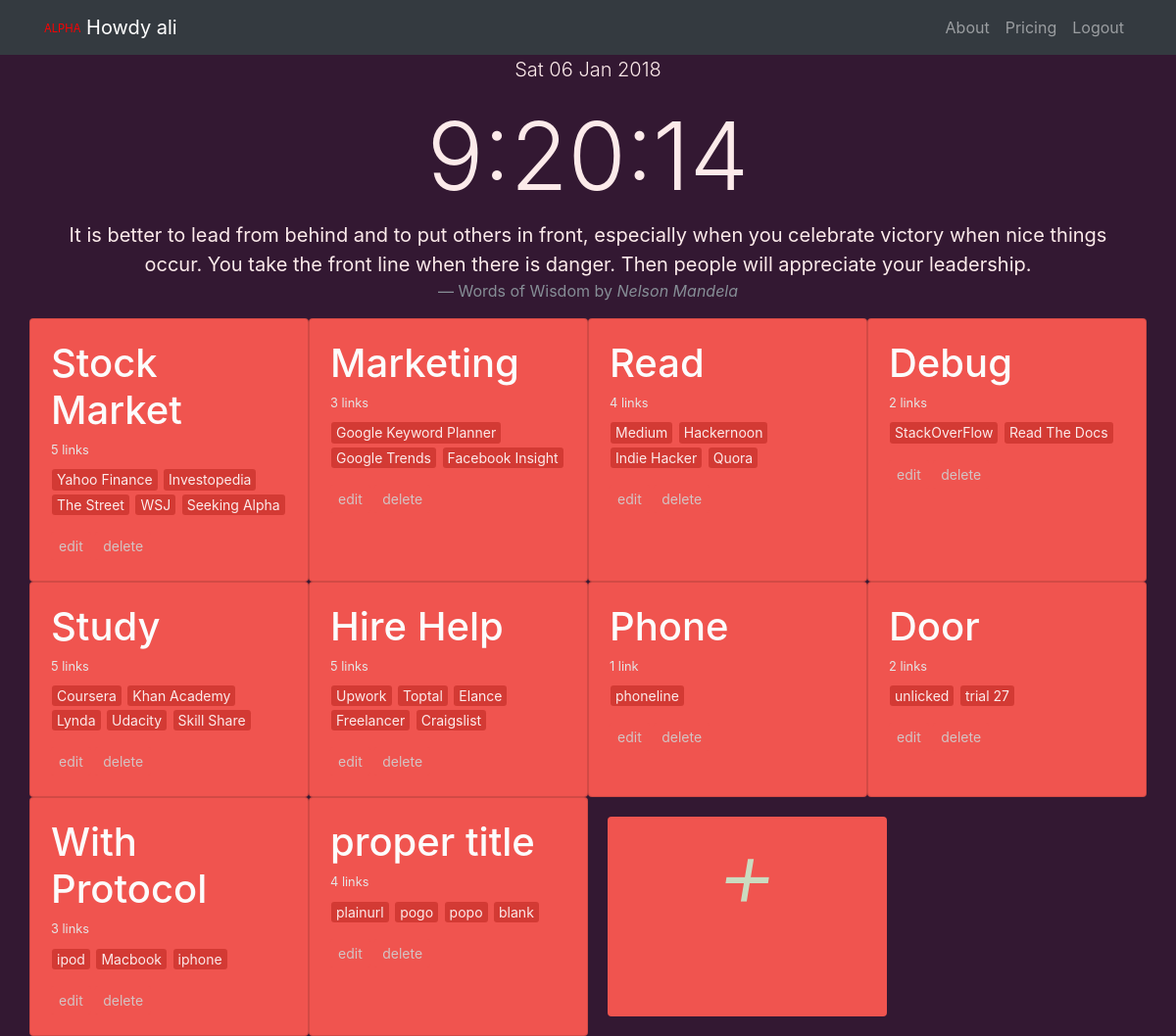
Screenshot of / (signed in) with the database file from the repository.
### core/models.py (models this page shows, shortened)
class group(models.Model):
	user			=		models.ForeignKey(settings.AUTH_USER_MODEL, default=1, on_delete=models.CASCADE)
	slug			=		models.SlugField(unique=True)
	group_name		=		models.CharField(max_length=50, blank=False, null=False, default=suggest_group())
	timestamp		=		models.DateTimeField(auto_now=False, auto_now_add=True)
	updated			=		models.DateTimeField(auto_now=True, auto_now_add=False)
	def get_edit_url(self):
		return reverse("user:card_edit", kwargs={"slug" : self.slug})
	def get_delete_url(self):
		return reverse('user:card_delete', kwargs={"slug" : self.slug})
	class Meta:
		ordering 	=		["-timestamp", "-updated"]

class linklist(models.Model):
	WEB_PROTOCOL = (
		("HTTP://", 'HTTP'),
		("HTTPS://", 'HTTPS'),
		)
	user 			=		models.ForeignKey(settings.AUTH_USER_MODEL, default=1,on_delete=models.CASCADE)
	title			=		models.CharField(max_length=50, blank=False, null=False)
	protocol		=		models.CharField(max_length=10, choices=WEB_PROTOCOL, default=WEB_PROTOCOL[0][0])
	link 			=		models.CharField(max_length=100, blank=False, null=False)
	card			=		models.ForeignKey('group', related_name='card_content', on_delete=models.CASCADE, default=1)
	visit_count		=		models.IntegerField(default=0)
	timestamp		=		models.DateTimeField(auto_now=False, auto_now_add=True)
	updated			=		models.DateTimeField(auto_now=True, auto_now_add=False)
	class Meta:
		ordering	=		["-timestamp", "-updated"]

### core/views.py (the view)
# urls.py: path('', views.index, name='home'),
def index(request):
	dbug = settings.DEBUG
	today = datetime.today()
	if request.user.is_authenticated:
		pass
	else:
		return redirect('landing')
	created_groups = group.objects.filter(user=request.user).annotate(group__count=Count('card_content'))
	created_links = linklist.objects.filter(user=request.user)
	context = {
		"groups" : created_groups,
		'links' : created_links,
		"today" : today,
		'dbug' : dbug,
	}
	return render(request, 'core/user_home.html', context)

### core/templates/core/user_home.html (shortened to what this page needs)
{% extends 'index.html' %}
{% load static %}
{% block bodytag %}
onload="startTime()"
{% endblock %}
	{% block content_1 %}
	<div class="container">
		<div class="row text-center">
			<div class="col-lg-12">
				<p class="lead"> {{today|date:"D d M Y"}}</p>
				<h1 class="display-1" id="clocktext">
				</h1>
				<blockquote class="blockquote">
					<p class="mb-0">It is better to lead from behind and to put others in front, especially when you celebrate victory when nice things occur. You take the front line when there is danger. Then people will appreciate your leadership.</p>
					<footer class="blockquote-footer">Words of Wisdom by
						<cite title="Source Title">Nelson Mandela</cite>
					</footer>
				</blockquote>
			</div>
		</div>
	</div>
	<div class="container">
		<div class="row" style="align-self: center;">
			{% for group in groups %}
			<div class="card custom-card col-lg-3 col-sm-6 col-md-4 col-xs-10">
				<div class="card-body">
					<h1 class="card-title">
						<a class="card-main" href="#" onclick="return {{request.user.username}}_{{forloop.counter}}()">{{group.group_name}}</a>
					</h1>
					<h6 class="card-subtitle mb-2 ">
						<small>
							{{group.group__count}} link{{ group.group__count|pluralize:"s" }}
						</small>
					</h6>
					<p class="card-text">
						{% for link in links %}
						{% if link.card == group %}
						<a href="{{ link.protocol }}{{ link.link }}" class="btn btn-info btn-sm tinylink" role="button" aria-pressed="true" target="_blank">{{ link.title }}</a>
						{% endif %}
						{% endfor %}
					</p>
					<a href="{{ group.get_edit_url }}" class="btn btn-light btn-sm changecard" role="button" aria-pressed="true">edit</a>
					<a href="#" class="btn btn-dark btn-sm changecard" data-toggle="modal" data-target="#modal_{{group.slug}}" aria-pressed="true">delete</a>
				</div>
			</div>
			{% endfor %}
			<a href="{% url 'core:card_create' %}" class="card-block clearfix col-lg-3 col-md-3 text-center rounded">
				<div class="row">
					<div class="col-12 align-middle">
						<h1 class="display-1"><i>+</i></h1>
					</div>
				</div>
			</a>
		</div>
	</div>
{% endblock %}

### templates/index.html (shortened to what this page needs)
{% load static %}
<!DOCTYPE html>
<html lang="en">
  <head>
    <link href="{% static 'base/vendor/bootstrap/css/bootstrap.min.css' %}" rel="stylesheet">
  </head>
  <body bgcolor="#331832" {% block bodytag %} {% endblock %}>
    <nav class="navbar navbar-expand-lg navbar-dark bg-dark fixed-top">
      <div class="container">
        <a class="navbar-brand" href="{% url 'user:home' %}">
          <sub style="color: RED"><sup>ALPHA</sup></sub>
          {% if request.user.is_authenticated %} Howdy {{request.user.username}} {% else %} daily Launcher {% endif %}
        </a>
        <div class="collapse navbar-collapse" id="navbarResponsive">
          <ul class="navbar-nav ml-auto">
            <li class="nav-item">
              <a class="nav-link" href="{% url 'about' %}">About</a>
            </li>
            <li class="nav-item">
              <a class="nav-link" href="{% url 'user:price' %}">Pricing</a>
            </li>
            <li class="nav-item">
              {% if request.user.is_authenticated %}
                <a class="nav-link" href="{% url 'logout' %}">Logout</a>
              {% else %}
                <a class="nav-link" href="{% url 'login' %}">Login</a>
              {% endif %}
            </li>
          </ul>
        </div>
      </div>
    </nav>
  <div class="container col">
    {% block content_1 %}
    {% endblock %}
  </div>
  </body>
</html>

### templates/index.html (style rules this page uses)
body { padding-top: 54px; background: #331832 !important; color : #FCEAEA; display:flex; }
@media (min-width: 992px) { body { padding-top: 56px; } }
a.card-block { background-color: #F0544F; margin: 20px; color: #CADBC0; }

### core/templates/core/user_home.html (style rules this page uses)
a.tinylink { color : #FCEAEA; background: #D33A34; border: hidden; outline: hidden; padding: 5px; margin: 1px; line-height: 0.8; }
a.changecard { color: #D3C4C4; background: #F0544F; outline: hidden; border-color: #F0544F; border: hidden; }
div.custom-card { width: 17rem; background: #F0544F; padding: 1px; }
h6.card-subtitle { color: #E5E5E5 }
a.card-main { color: #FCFCFC }

### rows the page displays
group: group_name "Stock Market", group__count "5"
linklist: title "Yahoo Finance"
linklist: title "Investopedia"
linklist: title "The Street"
linklist: title "WSJ"
linklist: title "Seeking Alpha"
group: group_name "Marketing", group__count "3"
linklist: title "Google Keyword Planner"
linklist: title "Google Trends"
linklist: title "Facebook Insight"
group: group_name "Read", group__count "4"
linklist: title "Medium"
linklist: title "Hackernoon"
linklist: title "Indie Hacker"
linklist: title "Quora"
group: group_name "Debug", group__count "2"
linklist: title "StackOverFlow"
linklist: title "Read The Docs"
group: group_name "Study", group__count "5"
linklist: title "Coursera"
linklist: title "Khan Academy"
linklist: title "Lynda"
linklist: title "Udacity"
linklist: title "Skill Share"
group: group_name "Hire Help", group__count "5"
linklist: title "Upwork"
linklist: title "Toptal"
linklist: title "Elance"
linklist: title "Freelancer"
linklist: title "Craigslist"
group: group_name "Phone", group__count "1"
linklist: title "phoneline"
group: group_name "Door", group__count "2"
linklist: title "unlicked"
linklist: title "trial 27"
group: group_name "With Protocol", group__count "3"
linklist: title "ipod"
linklist: title "Macbook"
linklist: title "iphone"
group: group_name "proper title", group__count "4"
linklist: title "plainurl"
linklist: title "pogo"
linklist: title "popo"
linklist: title "blank"

### other values shown
{{ request.user.username }} "ali"
{{ today|date:"D d M Y" }} "Sat 06 Jan 2018"
